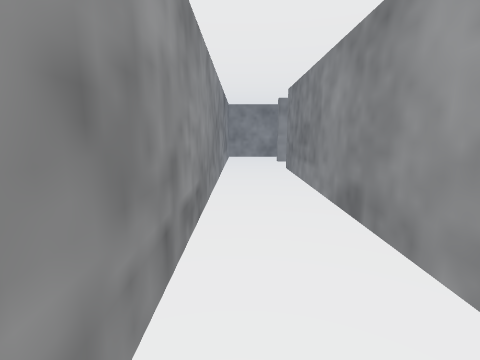
View 1 (above)

20 first-person views from a walk through a Unity game level. The camera is 1.4 m above the floor, tilts 10° down and sees 85° across. Doors are open. The floor is counted in squares, 1 m on a side. Each view is taken from the middle of a square. On the plan, view 1 faces up. The plan holds only what a view shows up to about 13 squares ahead; the rest is blank. The player is left out.

View 2
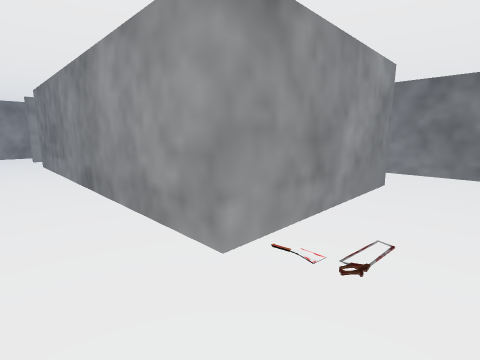

View 3
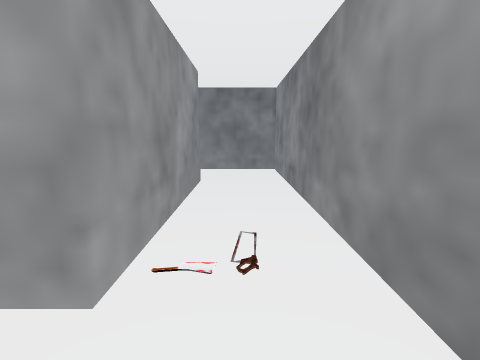

View 4
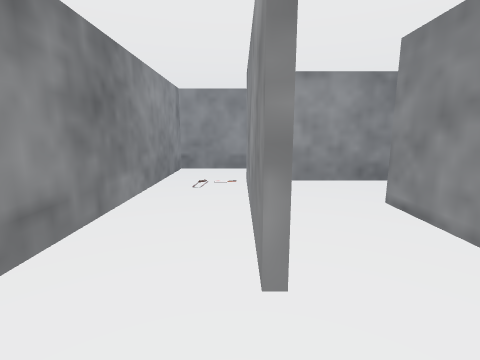

View 5
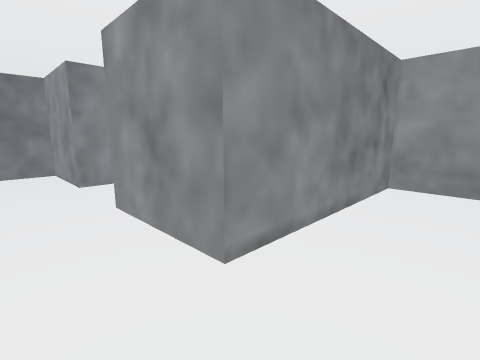

View 6
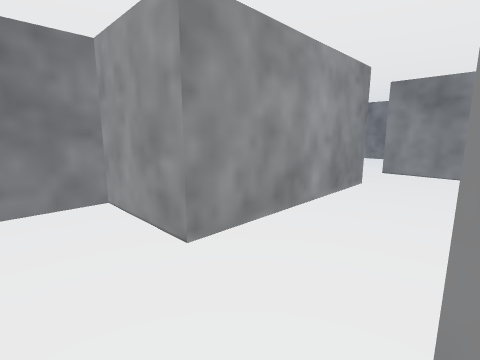

View 7
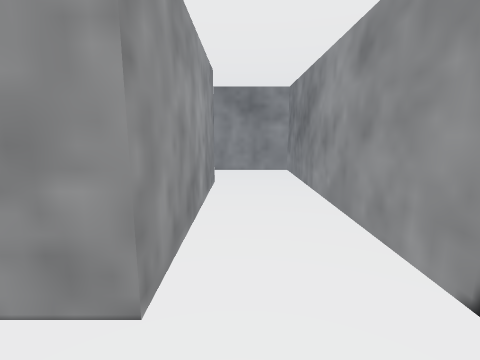

View 8
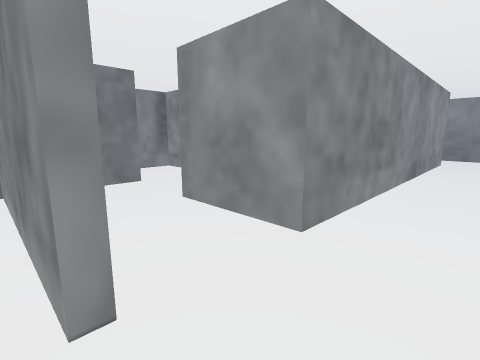

View 9
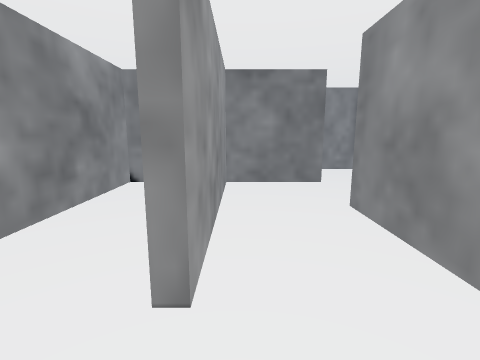

View 10
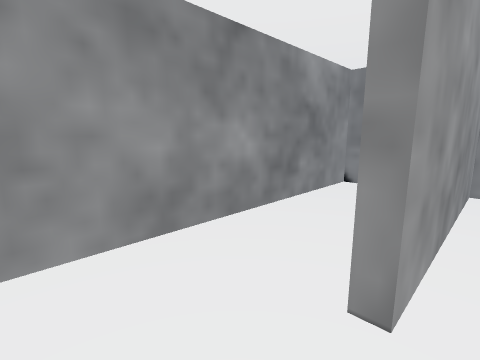

View 11
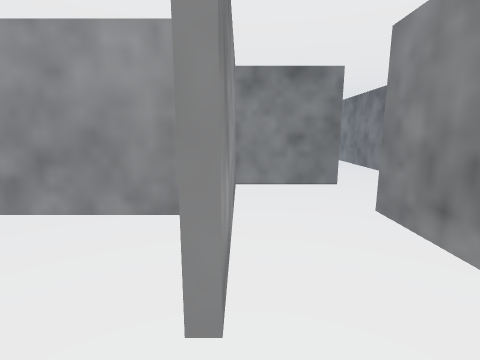

View 12
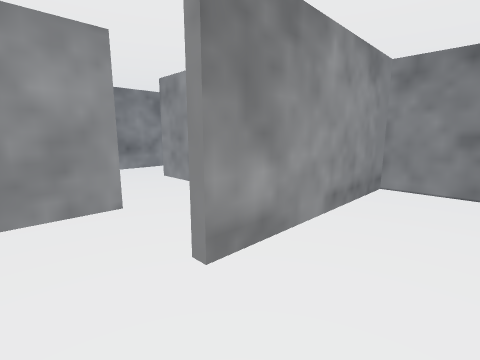

View 13
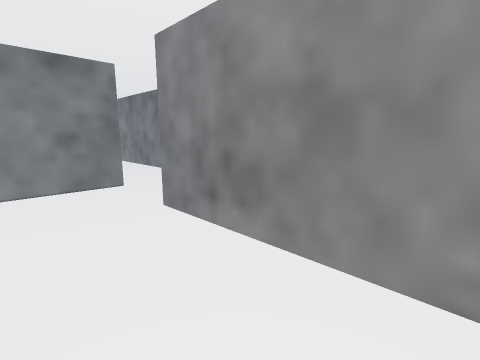

View 14
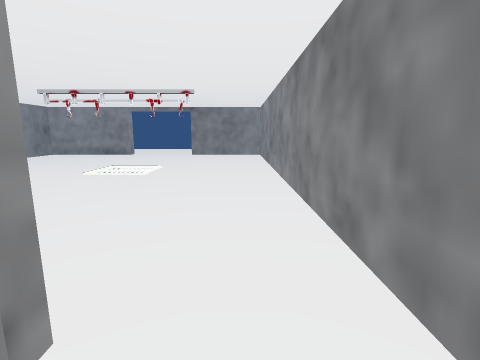

View 15
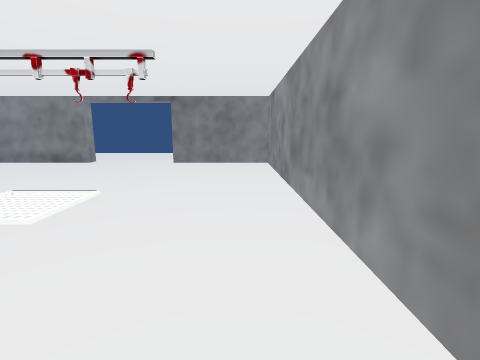

View 16
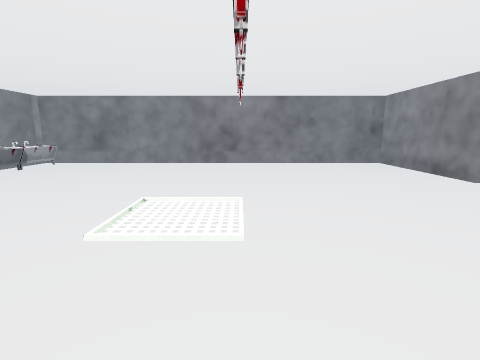

View 17
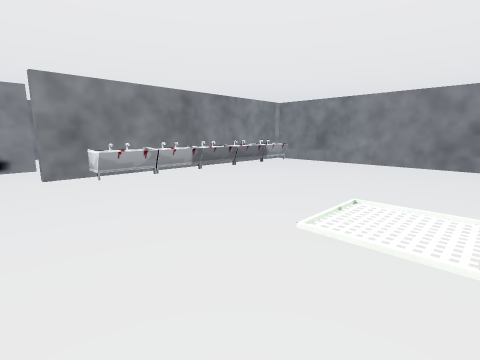

View 18
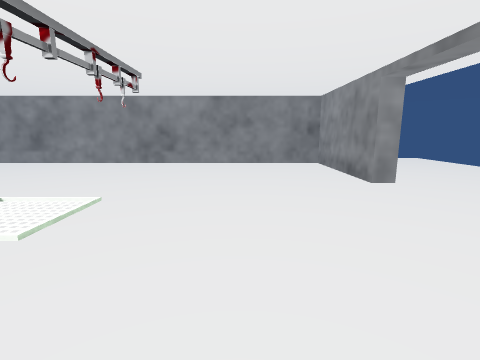

View 19
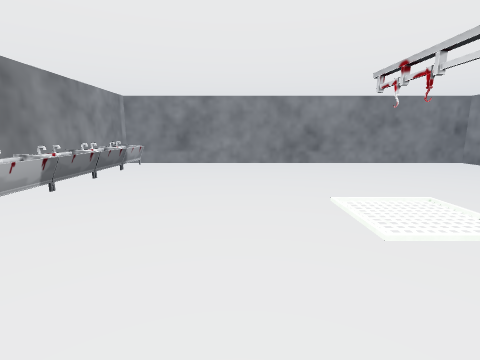

View 20
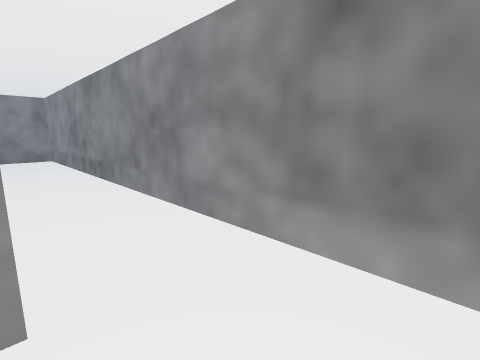

### Floor plan
Points are (right, up) in squares from view 1. A wall is a line through its corners. A room is listed if a view was taken in it or the views show most of it. See-through windows are left out.
Room 1 (views 1, 2, 3, 4, 5, 6, 7, 8, 9, 10, 20)
walls: (2.1, 3.5) (2.1, 0.5); (7.9, -0.8) (1.9, -0.8) (1.9, 10.8) (5, 10.8); (7.6, 10.6) (7.6, 13.4) (1.9, 13.4); (10.8, 7.7) (4.8, 7.7) (4.8, 10.6) (3.1, 10.6); (-0.7, 14.9) (-0.7, -3.4) (10.5, -3.4) (10.5, 2) (4.8, 2) (4.8, 5.1) (13.4, 5.1) (13.4, 8)
ways out: opening at (0.5, 14) to room 4; opening at (6.5, 11) to room 5; opening at (12, 8)
Room 2 (views 11, 12, 13, 14)
walls: (9.5, 8) (10.5, 8) (10.5, 13.7) (11.5, 13.7); (10.8, 16.2) (7.9, 16.2) (7.9, 10.6) (7.6, 10.6)
ways out: opening at (11.5, 16) to room 3; opening at (8, 9.5) to room 5
Room 3 (views 15, 16, 17, 18, 19)
walls: (4.6, 32.8) (-0.7, 32.8) (-0.7, 16.6) (10.8, 16.6); (13.4, 16.2) (13.4, 32.8) (8.8, 32.8)
ways out: opening at (11.5, 16) to room 2; open door at (6.5, 33)
objects: sink (0, 17) to (2, 17); sink (3, 17) to (4, 17); sink (5, 17) to (6, 17); sink (7, 17); sink (8, 17) to (9, 17)
Room 4 (no view inside)
walls: (1.9, 13.7) (7.6, 13.7); (7.6, 16.2) (0, 16.2)
ways out: opening at (0.5, 14) to room 1
Room 5 (no view inside)
walls: (5, 10.8) (5, 9)
ways out: opening at (6.5, 11) to room 1; opening at (8, 9.5) to room 2

Positions as (right, up) in squares from view 1, and headings:
1: (0, 0), facing up
2: (0, -3), facing up-right
3: (0, -2), facing right
4: (10, -1), facing left
5: (3, 0), facing up-right
6: (3, 5), facing up-right
7: (3, 7), facing right
8: (0, 14), facing down-right
9: (0, 13), facing right
10: (0, 13), facing up-right
11: (8, 9), facing up
12: (10, 9), facing up-left
13: (8, 9), facing up-right
14: (12, 15), facing up
15: (12, 20), facing up
16: (12, 26), facing left
17: (12, 26), facing down-left
18: (12, 29), facing left
19: (12, 22), facing left
20: (2, 13), facing down-left
